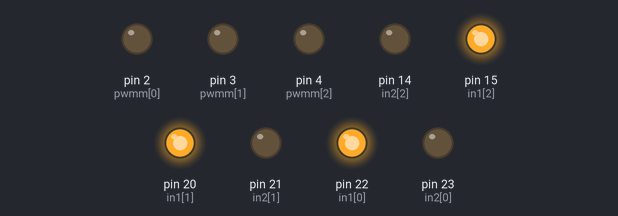
The sketch below on a simulated Arduino Mega 2560, built with avr-gcc and run on an emulated ATmega2560. Parts: output pins drawn as LEDs (lit = HIGH).

Above: at 0.05 s.
At 3.45 s:
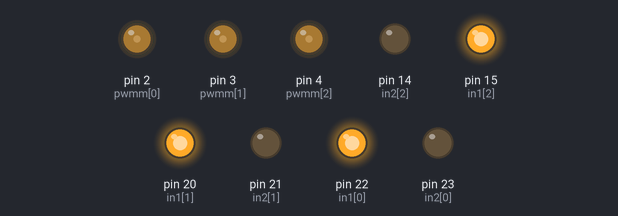
At 6.9 s:
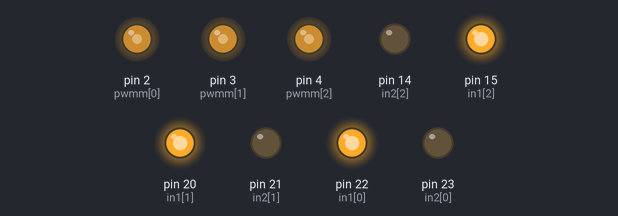
At 10.3 s:
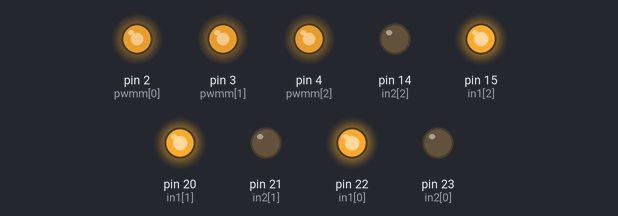
At 13.75 s:
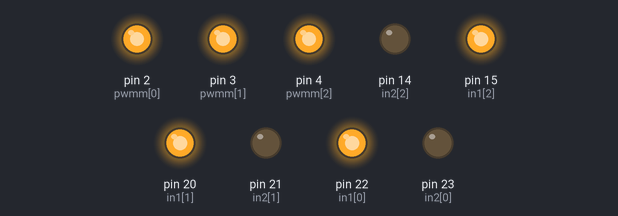
Timing chart, 0 to 15.8 s (numbered marks = the images above):
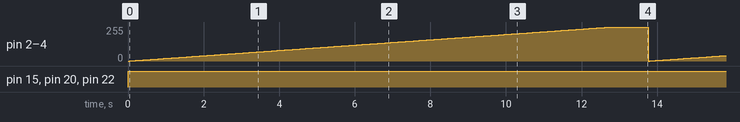

Measured:
- by itself, pin 2 (pwmm[0]), pin 3 (pwmm[1]), pin 4 (pwmm[2]): ramps from 0/255 to 254/255 and jumps back, once every 13.8 s
- by itself, pin 15 (in1[2]), pin 20 (in1[1]), pin 22 (in1[0]): LOW → HIGH at 0.00 s

The sketch:

B_Cek-3M-POS-ODO-PID-FixInternalT-2-vnh.ino
```cpp
const int pwmm[] = {2,3,4};
const int in1[] = {22,20,15};
const int in2[] = {23,21,14};
 int p = 2;

void setup() {
  Serial.begin(9600);
  for(int o=0; o<3; o++){
  pinMode(pwmm[o], OUTPUT);
  pinMode(in1[o], OUTPUT);
  pinMode(in2[o], OUTPUT);
  }
}

void loop() {
  // put your main code here, to run repeatedly:
 for(int u=0; u<3; u++){
  digitalWrite(in1[u], HIGH);
  digitalWrite(in2[u], LOW);
 }
  for(int i=0; i<255; i++){
      analogWrite(pwmm[0], i);
      analogWrite(pwmm[1], i);
      analogWrite(pwmm[2], i);
      delay(50);
    }
//  analogWrite(pwmm[p], 0);
  delay(1000);
//  p++;
//  if(p>2){p=0;}
//  Serial.println(p);
}
```
